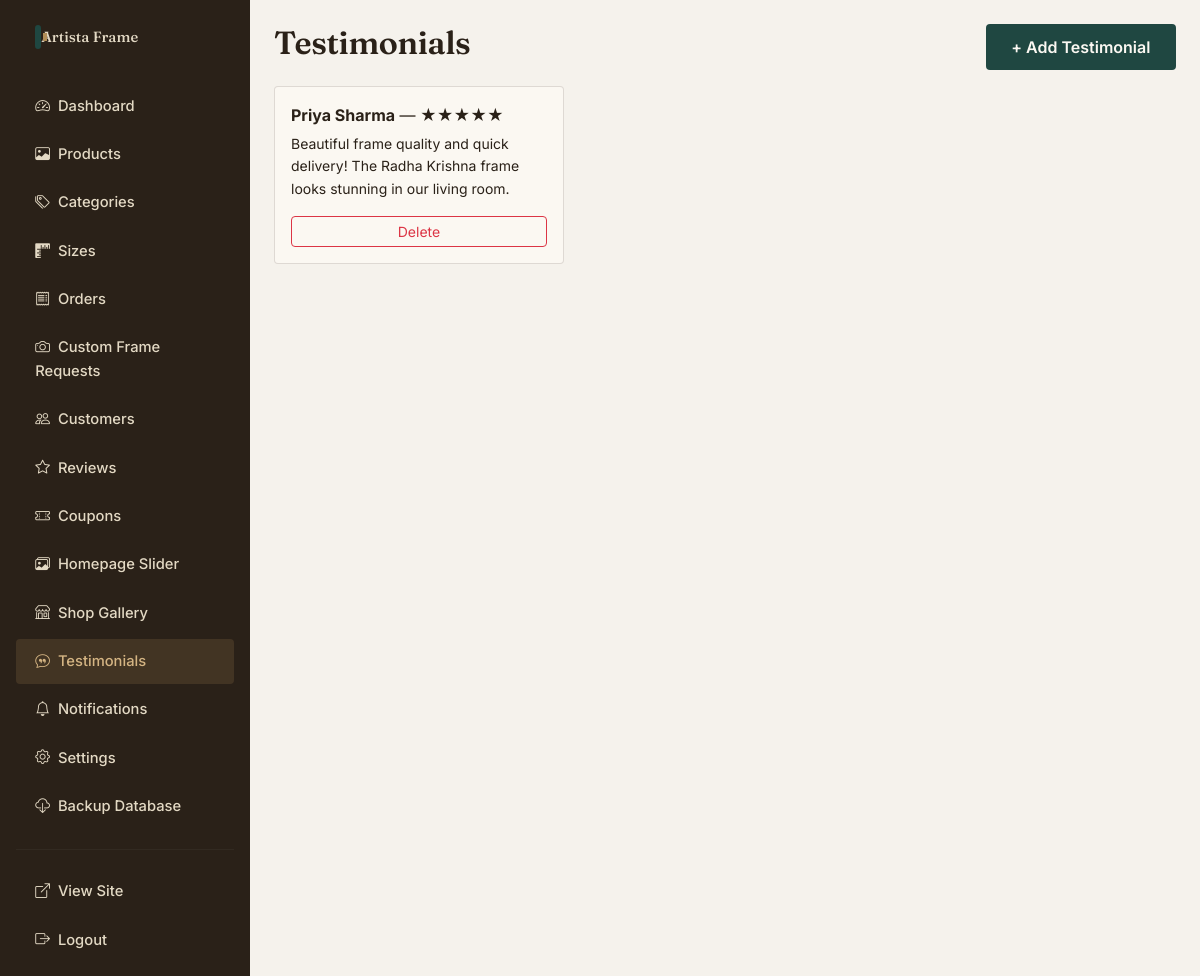
Page /admin/testimonials (signed in) on the committed database.
### app/models.py (models this page shows)
class Testimonial(db.Model):
    __tablename__ = "testimonials"
    id = db.Column(db.Integer, primary_key=True)
    customer_name = db.Column(db.String(150), nullable=False)
    rating = db.Column(db.Integer, default=5)
    comment = db.Column(db.Text, nullable=False)
    image = db.Column(db.String(255))
    is_active = db.Column(db.Boolean, default=True)
    display_order = db.Column(db.Integer, default=0)

### app/admin/routes.py (the view)
@admin_bp.route("/testimonials")
@admin_required
def testimonials():
    items = Testimonial.query.order_by(Testimonial.display_order).all()
    return render_template("admin/testimonials.html", testimonials=items)

### app/admin/routes.py (called while the page is built)
def admin_required(f):
    @wraps(f)
    def wrapper(*args, **kwargs):
        if not current_user.is_authenticated or not current_user.is_admin:
            flash("Admin access required.", "danger")
            return redirect(url_for("admin.login"))
        return f(*args, **kwargs)
    return wrapper

### app/templates/admin/testimonials.html (shortened to what this page needs)
{% extends "admin/base.html" %}
{% block admin_content %}
<div class="d-flex justify-content-between align-items-center mb-3">
  <h2>Testimonials</h2>
  <a href="{{ url_for('admin.add_testimonial') }}" class="btn btn-primary-brand">+ Add Testimonial</a>
</div>
<div class="row g-3">
  {% for t in testimonials %}
  <div class="col-md-4">
    <div class="card-brand p-3">
      <p class="mb-1"><strong>{{ t.customer_name }}</strong> — {{ "★" * t.rating }}</p>
      <p class="small">{{ t.comment }}</p>
      <form action="{{ url_for('admin.delete_testimonial', t_id=t.id) }}" method="post">
        <button class="btn btn-sm btn-outline-danger w-100">Delete</button>
      </form>
    </div>
  </div>
  {% else %}
  <p class="text-muted">No testimonials yet.</p>
  {% endfor %}
</div>
{% endblock %}

### app/static/css/style.css (style rules this page uses)
:root { --plaster: #EDE6D6; --plaster-deep: #E3D9C4; --walnut: #2A2118; --walnut-soft: #55483A; --teal: #1F4741; --teal-deep: #163430; --brass: #B08D57; --brass-light: #D4B483; --clay: #B5522F; --ivory: #FBF8F2; --line: rgba(42, 33, 24, 0.14); --radius: 4px; --shadow-soft: 0 8px 24px rgba(42, 33, 24, 0.10); --shadow-lift: 0 16px 40px rgba(42, 33, 24, 0.18); }
* { box-sizing: border-box; }
html { scroll-behavior: smooth; }
body { font-family: 'Inter', -apple-system, sans-serif; background: var(--plaster); color: var(--walnut); line-height: 1.6; -webkit-font-smoothing: antialiased; }
h1, h2, h3, h4, .display-font { font-family: 'Fraunces', Georgia, serif; font-weight: 600; color: var(--walnut); letter-spacing: -0.01em; }
a { color: var(--teal); text-decoration: none; }
.btn-primary-brand { background: var(--teal); color: var(--ivory); border: none; border-radius: var(--radius); padding: 0.7rem 1.6rem; font-weight: 600; transition: transform 0.15s ease, background 0.15s ease; }
.card-brand { background: var(--ivory); border: 1px solid var(--line); border-radius: var(--radius); }
.admin-body { background: #F5F2EC; }

### rows in the picture
Testimonial: customer_name "Priya Sharma", rating "★★★★★", comment "Beautiful frame quality and quick delivery! The Radha Krishna frame looks stunning in our living room."

### other values in the picture
{{ site.shop_name }} "Artista Frame"
